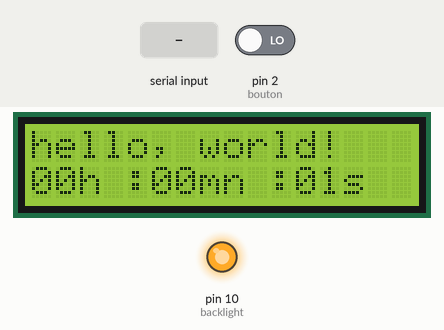
A sketch run on a simulated Arduino Uno, built with avr-gcc and run on an emulated ATmega328P. Shown: 16×2 character LCD, output pins drawn as LEDs (lit = HIGH). The inputs (shaded band) are chosen by the test bench; at power-on: pin 2 (bouton) LOW. What the sketch prints to the serial monitor is not drawn.

Above: at 1.2 s.
1.3 s: "1\n" received over Serial
At 2.8 s:
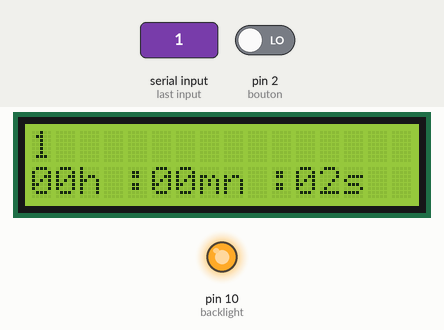
4.3 s: pin 2 (bouton) driven HIGH
At 5.6 s:
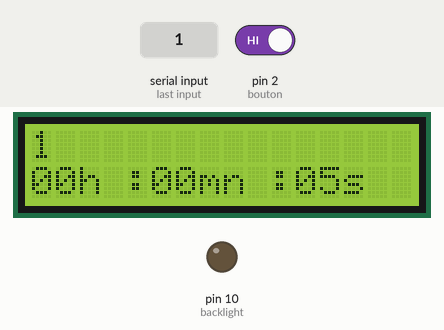
Timing chart, 0 to 7.3 s (numbered marks = the images above; inputs shaded):
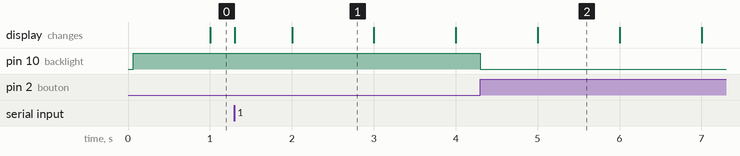

The sketch:

HelloWorld.ino
```cpp
/*
  The circuit:
 * LCD RS pin to digital pin 12
 * LCD Enable pin to digital pin 11
 * LCD D4 pin to digital pin 4
 * LCD D5 pin to digital pin 5
 * LCD D6 pin to digital pin 6
 * LCD D7 pin to digital pin 7
 * LCD R/W pin to ground
 * 10K resistor:
 * ends to +5V and ground
 * wiper to LCD VO pin (pin 3)
 */

// include the library code:
#include <LiquidCrystal.h>

// initialize the library with the numbers of the interface pins
LiquidCrystal lcd(12, 11, 4,5,6,7);

const int bouton = 2;
const int backlight = 10;
boolean state = true;
int buttonState = 0;
int buttonStateOld = LOW;
int time = 0;
int hMnS[3];
int oldS = 1;
String inputString = "";
boolean stringComplete = false;
int nbChar=0;
int sizeOfIt=0;

void setup() {
  // set up the LCD's number of columns and rows:
  lcd.begin(16, 2);
  // Print a message to the LCD.
  lcd.print("hello, world!");
  pinMode(backlight, OUTPUT);
  pinMode(bouton, INPUT);
  digitalWrite(backlight, HIGH);

  Serial.begin(9600);
  inputString.reserve(20);
  Serial.println("Hello World");
}

void loop() {
  // set the cursor to column 0, line 1
  // (note: line 1 is the second row, since counting begins with 0):
  lcd.setCursor(0, 1);
  // print the number of seconds since reset:
  time = millis()/1000;
  hMnS[0]=time/3600;
  hMnS[1]=(time%3600)/60;
  hMnS[2]=(time%3600)%60;
  if(oldS != hMnS[2]){
    if(hMnS[0]<10){
      lcd.print("0");
    }
    lcd.print(hMnS[0]);
    lcd.print("h :");
    if(hMnS[1]<10){
      lcd.print("0");
    }
    lcd.print(hMnS[1]);
    lcd.print("mn :");
    if(hMnS[2]<10){
      lcd.print("0");
    }
    lcd.print(hMnS[2]);
    lcd.print("s");
    oldS = hMnS[2];
  }

  buttonState=digitalRead(bouton);
  if(buttonState == HIGH && buttonStateOld == LOW){
   if(state){
        state = false;
        digitalWrite(backlight, LOW);
    }
    else{
        state = true;
        digitalWrite(backlight, HIGH);
    }
  }
  buttonStateOld=buttonState;

  if (stringComplete && sizeOfIt >0) {
      int i=0;
      lcd.setCursor(0, 0);
      lcd.print(inputString);
      for(i=sizeOfIt;i<=16;i++){
        lcd.print(" ");
      }
     inputString = "";
     stringComplete = false;
   }
}

void serialEvent() {
   while (Serial.available()) {
     char inChar = (char)Serial.read();
     if(inChar != '\n'){
       inputString+=inChar;
       nbChar++;
     }
     if (inChar == '\n' || nbChar  >= 16) {
       stringComplete = true;
       sizeOfIt=nbChar;
       nbChar=0;
     }
   }
   Serial.println(inputString);
}
```

Measured:
- after the input at 1.3 s, the display: first changes at once (image 1 shows a later state)
- after the input at 4.3 s, pin 10 (backlight): HIGH → LOW at once
- what the display in image 1 shows lasts 1.0 s, from 2.0 s to 3.0 s
